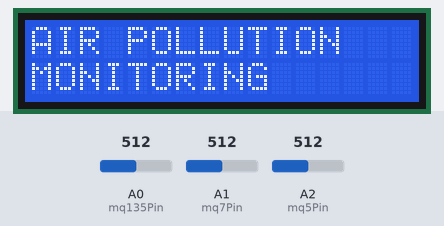
The sketch below on a simulated Arduino Uno, built with avr-gcc and run on an emulated ATmega328P. Parts: 16×2 character LCD. Inputs (shaded band) come from the test bench; at power-on: A0 (mq135Pin) = 512, A1 (mq7Pin) = 512, A2 (mq5Pin) = 512. The modem accepts every AT command (registered, SIM ready, sends succeed) and sends nothing else; what the sketch prints to the serial monitor is not drawn.

Above: at 0.1 s.
At 12.3 s:
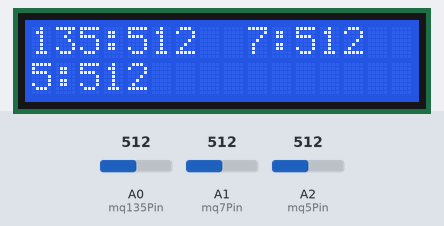
At 33.0 s:
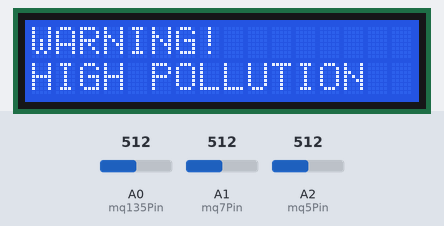

The sketch:

Code.ino
```cpp
#include <Wire.h>
#include <LiquidCrystal_I2C.h>
#include <SoftwareSerial.h>

// =====================================================
// LCD I2C
// =====================================================
// Common I2C address: 0x27
// If your LCD does not work, try 0x3F.
LiquidCrystal_I2C lcd(0x27, 16, 2);

// =====================================================
// GAS SENSOR PINS - ARDUINO UNO
// =====================================================

const int mq135Pin = A0;
const int mq7Pin   = A1;
const int mq5Pin   = A2;

// =====================================================
// SIM800L GSM PINS - ARDUINO UNO
// =====================================================

// Arduino UNO D7 = RX
// Arduino UNO D8 = TX
//
// SIM800L TX → Arduino D7
// SIM800L RX → Arduino D8

const int gsmRX = 7;
const int gsmTX = 8;

SoftwareSerial gsm(gsmRX, gsmTX);

// =====================================================
// POLLUTION THRESHOLDS
// =====================================================

const int mq135Threshold = 500;
const int mq7Threshold   = 500;
const int mq5Threshold   = 500;

// =====================================================
// PHONE NUMBER
// =====================================================

String phoneNumber = "+1234567890";
// Replace with your actual phone number

// =====================================================
// SETUP
// =====================================================

void setup() {

  // Serial Monitor
  Serial.begin(9600);

  // GSM
  gsm.begin(9600);

  // LCD I2C
  lcd.init();
  lcd.backlight();

  // Welcome message
  lcd.setCursor(0, 0);
  lcd.print("AIR POLLUTION");

  lcd.setCursor(0, 1);
  lcd.print("MONITORING");

  delay(2000);

  lcd.clear();

  // Serial information
  Serial.println("================================");
  Serial.println("Air Pollution Monitoring System");
  Serial.println("Arduino UNO + MQ Sensors");
  Serial.println("Arduino UNO + SIM800L");
  Serial.println("================================");

  // ===================================================
  // GSM INITIALIZATION
  // ===================================================

  Serial.println("Initializing GSM...");

  sendATCommand("AT");
  sendATCommand("AT+CPIN?");
  sendATCommand("AT+CREG?");
  sendATCommand("AT+CMGF=1");

  delay(2000);

  Serial.println("System Ready");
}

// =====================================================
// MAIN LOOP
// =====================================================

void loop() {

  // ===================================================
  // READ GAS SENSORS
  // ===================================================

  int mq135Value = analogRead(mq135Pin);
  int mq7Value   = analogRead(mq7Pin);
  int mq5Value   = analogRead(mq5Pin);

  // ===================================================
  // SERIAL MONITOR
  // ===================================================

  Serial.print("MQ-135: ");
  Serial.print(mq135Value);

  Serial.print(" | MQ-7: ");
  Serial.print(mq7Value);

  Serial.print(" | MQ-5: ");
  Serial.println(mq5Value);

  // ===================================================
  // LCD DISPLAY
  // ===================================================

  lcd.clear();

  // First line
  lcd.setCursor(0, 0);
  lcd.print("135:");
  lcd.print(mq135Value);

  lcd.setCursor(9, 0);
  lcd.print("7:");
  lcd.print(mq7Value);

  // Second line
  lcd.setCursor(0, 1);
  lcd.print("5:");
  lcd.print(mq5Value);

  // ===================================================
  // POLLUTION DETECTION
  // ===================================================

  if (mq135Value > mq135Threshold ||
      mq7Value > mq7Threshold ||
      mq5Value > mq5Threshold) {

    Serial.println("WARNING: HIGH GAS LEVEL DETECTED!");

    delay(500);

    // Display warning
    lcd.clear();

    lcd.setCursor(0, 0);
    lcd.print("WARNING!");

    lcd.setCursor(0, 1);
    lcd.print("HIGH POLLUTION");

    // =================================================
    // CREATE SMS
    // =================================================

    String message =
      "Vehicle Pollution Warning! "
      "MQ135=" + String(mq135Value) +
      " MQ7=" + String(mq7Value) +
      " MQ5=" + String(mq5Value);

    // =================================================
    // SEND SMS
    // =================================================

    sendSMS(phoneNumber, message);

    // Prevent repeated SMS immediately
    delay(10000);

  } else {

    Serial.println("Pollution Level: NORMAL");

  }

  delay(2000);
}

// =====================================================
// SEND AT COMMAND
// =====================================================

void sendATCommand(String command) {

  Serial.print("AT Command: ");
  Serial.println(command);

  gsm.println(command);

  delay(1000);

  while (gsm.available()) {

    String response = gsm.readString();

    Serial.print("GSM Response: ");
    Serial.println(response);
  }
}

// =====================================================
// SEND SMS
// =====================================================

void sendSMS(String number, String message) {

  Serial.println("Sending SMS...");

  // Set SMS text mode
  gsm.println("AT+CMGF=1");

  delay(1000);

  // Select recipient
  gsm.print("AT+CMGS=\"");
  gsm.print(number);
  gsm.println("\"");

  delay(1000);

  // Send message
  gsm.print(message);

  delay(500);

  // Ctrl + Z
  gsm.write(26);

  delay(5000);

  Serial.println("SMS process completed.");
}
```

Measured:
- what the display in image 1 shows lasts 0.5 s, from 12.3 s to 12.8 s
- what the display in image 2 shows lasts 19.6 s, from 33.0 s to 52.6 s
